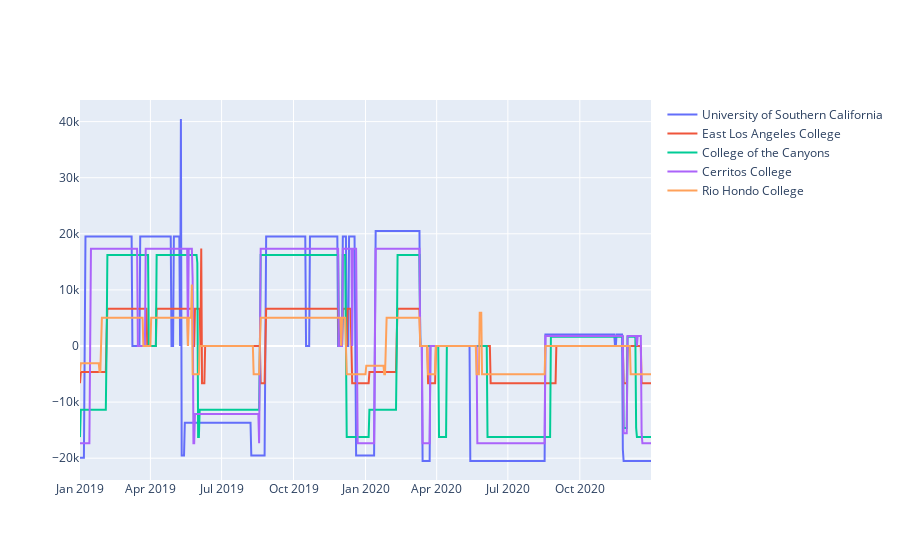

Notebook code cell kept with this figure:
### Code cell
# Create traces
fig = go.Figure()

for top_institution in top_5: 
    fig.add_trace(go.Scatter(x=df_day_campus['daily_breakdown'],
                             y=df_day_campus[top_institution],
                        mode='lines',
                        name=top_institution))

fig.show()

### Figure 1 — Plotly figure (JSON) as saved in the notebook; plotly's stock layout.template omitted (floating-point values rounded to 4 significant figures; data arrays with more than 128 entries replaced by an {"elided": "..."} marker saying what was removed)
{"data": [{"mode": "lines", "name": "University of Southern California", "type": "scatter", "x": {"elided": "731 str values"}, "y": {"elided": "731 int values"}}, {"mode": "lines", "name": "East Los Angeles College", "type": "scatter", "x": {"elided": "731 str values"}, "y": {"elided": "731 int values"}}, {"mode": "lines", "name": "College of the Canyons", "type": "scatter", "x": {"elided": "731 str values"}, "y": {"elided": "731 int values"}}, {"mode": "lines", "name": "Cerritos College", "type": "scatter", "x": {"elided": "731 str values"}, "y": {"elided": "731 int values"}}, {"mode": "lines", "name": "Rio Hondo College", "type": "scatter", "x": {"elided": "731 str values"}, "y": {"elided": "731 int values"}}], "layout": {"autosize": true, "xaxis": {"autorange": true, "range": ["2019-01-01", "2020-12-31"], "type": "date"}, "yaxis": {"autorange": true, "range": [-23890.0, 43850.0], "type": "linear"}}}
